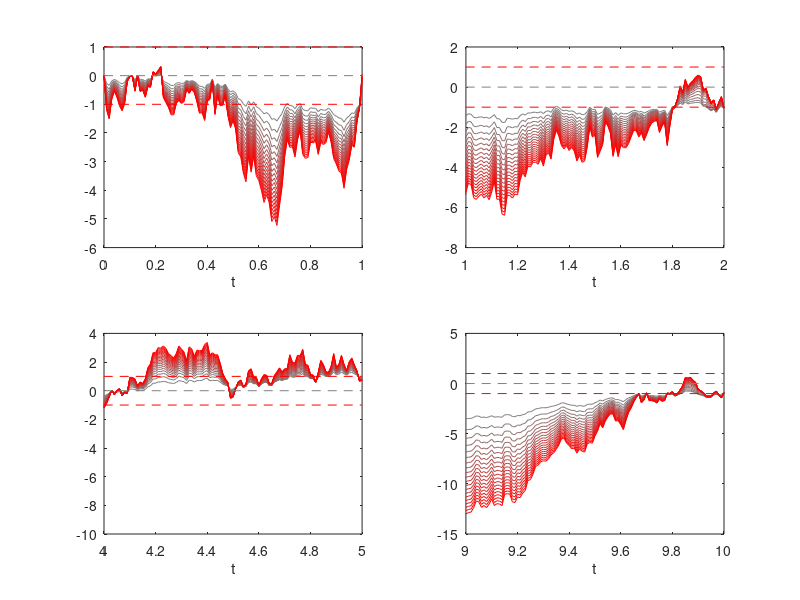

Source code (MATLAB): (Note: this script raises an error after producing the figure.)
close all
fig = figure;

nus = 1:1:20;
dt = 0.01;
Ts = [1 2 5 10];

% Plot controlled trajectories for a number of T-nu combinations
for iT=1:numel(Ts)
    T = Ts(iT);
    subplot(2,2,iT)

    for n=1:numel(nus)
        % Initialise run
        nu =  nus(n);
        u = @(x,t) (tanh(x ./ (nu*(T-t))) - x) ./ (T-t);
        rng(1)
        x = 0;
        ts = 0:dt:T;

        xhist = zeros(1, numel(ts));
        uhist = NaN(1, numel(ts));

        for i=1:numel(ts)    
            % Execute dynamics
            t = ts(i);
            xhist(i) = x;
            uhist(i) = u(x,t);

            dxi = randn(1) * sqrt(nu*dt);
            x = x + uhist(i)*dt + dxi;
        end

        % Colour coding
        nuspread = 2*(max(nus) - min(nus));
        color = @(i) [0.5+(i-min(nus))/nuspread, 0.5-(i-min(nus))/nuspread, 0.5-(i-min(nus))/nuspread];
        
        % Plot(ts, xhist, ts, uhist)
        plot(ts, xhist, 'Color', color(nu))
        hold on
    end

    plot([0 T], [0 0], '--', 'Color', [0.5 0.5 0.5])
    plot([0 T], [1 1], '--', 'Color', [1 0 0])
    plot([0 T], [-1 -1], '--', 'Color', [1 0 0])
    xlabel('t')

    xlim([T-1 T]);
end

suptitle('Controlled trajectories for different time horizons and noise levels')

% Display colorbar properly
cmap = reshape(color(nus), [numel(nus) 3]);
colormap(cmap);
cbh = colorbar('Position', [0.924414348462665 0.106870229007634 0.0183016105417277 0.743002544529263]);
set(cbh, 'YTickLabel', char(arrayfun(@num2str, get(cbh, 'YTick') + min(nus)-1, 'UniformOutput', false)));
ylabel(cbh, 'nu')